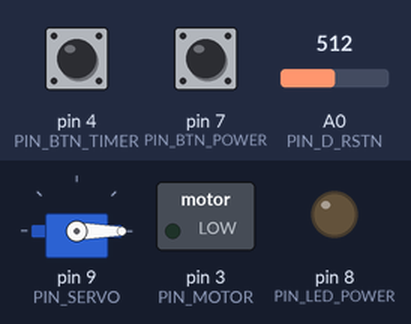
A sketch run on a simulated Arduino Uno, built with avr-gcc and run on an emulated ATmega328P. Parts: servo, switched loads named in the sketch (green lamp = pin HIGH), output pins drawn as LEDs (lit = HIGH). Inputs (shaded band) come from the test bench; at power-on: pin 4 (PIN_BTN_TIMER) LOW, pin 7 (PIN_BTN_POWER) LOW, A0 (PIN_D_RSTN) = 512.

Above: at 1.2 s.
1.3 s: pin 4 (PIN_BTN_TIMER) pulled HIGH for 0.15 s
At 2.5 s:
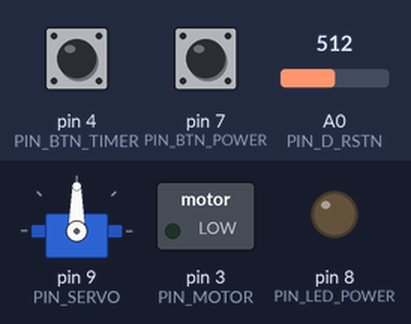
2.9 s: pin 7 (PIN_BTN_POWER) pulled HIGH for 0.15 s
At 3.05 s:
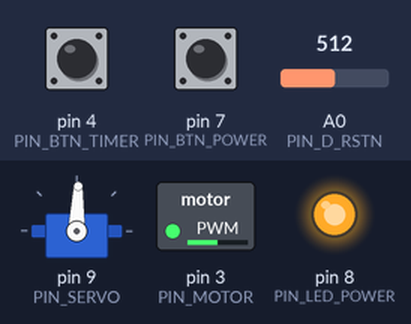
5.9 s: pin 4 (PIN_BTN_TIMER) pulled HIGH for 1 s
At 6.06 s:
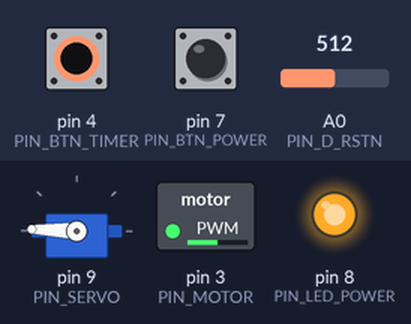
8.9 s: A0 (PIN_D_RSTN) set to 716
At 9.06 s:
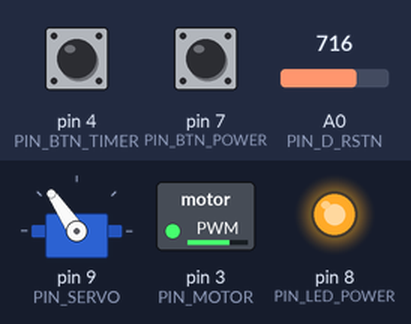
11.9 s: A0 (PIN_D_RSTN) set to 900
At 12.07 s:
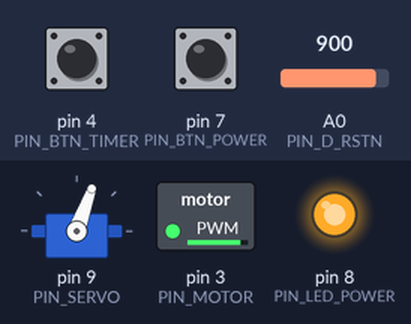
14.9 s: A0 (PIN_D_RSTN) set to 511
At 15.08 s:
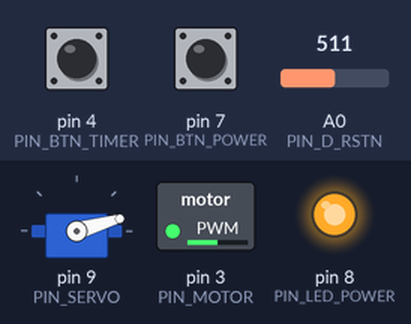
Timing chart, 0 to 17.9 s (numbered marks = the images above; inputs shaded):
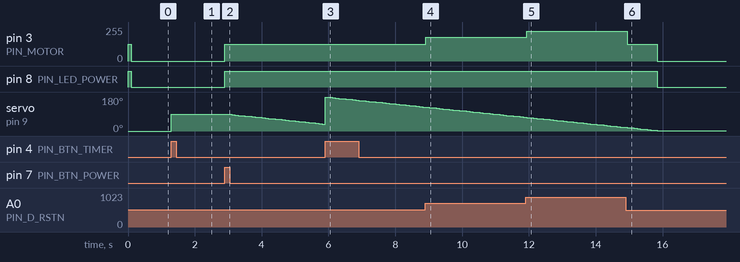

The sketch:

timer_fan_with_dc_motor_and_servo.ino
```cpp
#include <Servo.h>

#define __DEBUG__

const int PIN_D_RSTN = A0;
const int PIN_MOTOR = 3;
const int PIN_BTN_TIMER = 4;
const int PIN_BTN_POWER = 7;
const int PIN_LED_POWER = 8;
const int PIN_SERVO = 9;

Servo timerServo;

const int TIMER_MAX = 10;
const int SERVO_ANGLE_MAX = 180;
const int TIMER_PRESET_COUNT = 3;
const int ARRAY_TIMER_PRESET[TIMER_PRESET_COUNT] = { 0, TIMER_MAX / 2, TIMER_MAX };
double timer = 0.0f;
int timerPresetIndex = 0;

bool power = true;

int powerBtnState = 0;
int prevPowerBtnState = 0;

int timerBtnState = 0;
int prevTimerBtnState = 0;

int dynamicResistance = 0;
int motorSpeed = 0;


void setup() {
  pinMode(PIN_BTN_TIMER, INPUT);
  pinMode(PIN_BTN_POWER, INPUT);
  pinMode(PIN_LED_POWER, OUTPUT);
  pinMode(PIN_MOTOR, OUTPUT);
  pinMode(PIN_D_RSTN, INPUT);

  timerServo.attach(PIN_SERVO);

#ifdef __DEBUG__
  Serial.begin(9600);
#endif
}

void loop() {
  updatePowerBtnState();
  if (isPowerBtnDown()) {
    togglePowerState();
  }

  updateTimerBtnState();
  if (isTimerBtnDown()) {
    changeTimer();
  }
  updateTimerServo();

  if (isPowerOn()) {
    turnOnPowerLED();

    readDynamicResistance();
    mapDynamicResistanceToMotorSpeed();
    updateMotorSpeed();

    decreaseTimer();
    if(isTimerEnd()) {
      togglePowerState();
    }

    delay(100);
  } else {
    turnOffPowerLED();
    setMotorSpeedZero();
  }
}

void updatePowerBtnState() {
  prevPowerBtnState = powerBtnState;
  powerBtnState = digitalRead(PIN_BTN_POWER);
}

bool isPowerBtnDown() {
  return !prevPowerBtnState && powerBtnState;
}

void togglePowerState() {
  power = !power;
}

bool isPowerOn() {
  return power;
}

void updateTimerBtnState() {
  prevTimerBtnState = timerBtnState;
  timerBtnState = digitalRead(PIN_BTN_TIMER);
}

bool isTimerBtnDown() {
  return !prevTimerBtnState && timerBtnState;
}

void changeTimer() {
  timerPresetIndex++;
  if (timerPresetIndex == TIMER_PRESET_COUNT) {
    timerPresetIndex = 0;
  }
  timer = ARRAY_TIMER_PRESET[timerPresetIndex];
}

void turnOnPowerLED() {
  digitalWrite(PIN_LED_POWER, HIGH);
}

void readDynamicResistance() {
  dynamicResistance = analogRead(PIN_D_RSTN);
}

void mapDynamicResistanceToMotorSpeed() {
  motorSpeed = map(dynamicResistance, 0, 1023, 0, 255);
}

void updateMotorSpeed() {
  analogWrite(PIN_MOTOR, motorSpeed);
}

void decreaseTimer() {
  if (timer >= 0.1f) {
    timer -= 0.1f;
  }
}

void updateTimerServo() {
  timerServo.write((timer / TIMER_MAX) * SERVO_ANGLE_MAX);
}

bool isTimerEnd() {
  return timer < 0.1f;
}

void turnOffPowerLED() {
  digitalWrite(PIN_LED_POWER, LOW);
}

void setMotorSpeedZero() {
  motorSpeed = 0;
  analogWrite(PIN_MOTOR, motorSpeed);
}
```

Measured:
- after the input at 1.3 s, servo on pin 9 (PIN_SERVO): 0° → 90° at once
- after the input at 2.9 s, pin 3 (PIN_MOTOR): 0/255 → 127/255 at once; pin 8 (PIN_LED_POWER): LOW → HIGH at once; servo on pin 9 (PIN_SERVO): moves from 90° to 37° over 2.8 s, starting after 0.10 s
- after the input at 5.9 s, pin 3 (PIN_MOTOR): stays 127/255 (without the input it goes to 0/255 after 2.0 s); pin 8 (PIN_LED_POWER): stays HIGH (without the input it goes to LOW after 2.0 s)
- after the input at 8.9 s, pin 3 (PIN_MOTOR): 127/255 → 178/255 at once
- after the input at 11.9 s, pin 3 (PIN_MOTOR): 178/255 → 224/255 at once
- after the input at 14.9 s, pin 3 (PIN_MOTOR): 224/255 → 127/255 at once, → 0/255 0.90 s later
